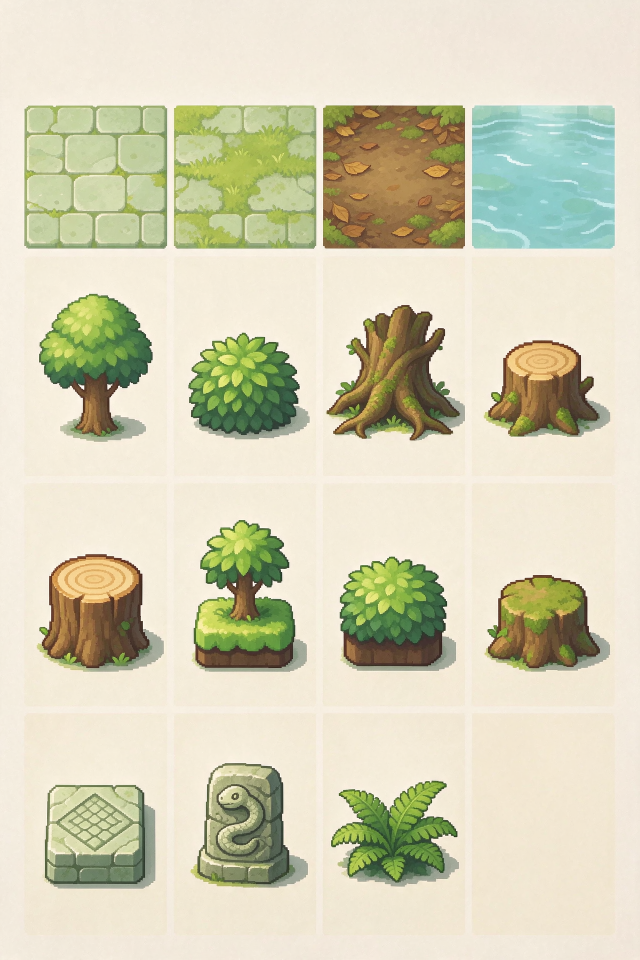
#> input picture ai/sweet_res_material/jungle_depths/out/jungle_depths_elements_a.png, 1280 x 1920 px (shown at 1/2 size)
$ python build_elements.py
#> lines starting #> are read from the running program, lines starting #| are printed output that depends on the picture; after the words box and inside, x2 and y2 are one past the last pixel; in counts of white or black regions, pixels touching at a corner belong together
"""Cut the 4x4 element sheet into game-size 40px assets.

Sheet: 1280x1920, 4 cols x 4 rows, each cell 320x480.
Row 1 = floors (40x40), rows 2-4 = props (40x60 canvas, base bottom-center).
Also cuts the 4x2 gate into 160x100.
"""

from pathlib import Path

import numpy as np
from PIL import Image
from scipy import ndimage

ROOT = Path(__file__).resolve().parents[1]
OUT = ROOT / "out"
ELEM = OUT / "elements"
ELEM.mkdir(parents=True, exist_ok=True)

BG = np.array([247, 241, 227], dtype=np.int16)
CELL_W, CELL_H = 320, 480
COLS, ROWS = 4, 4

FLOOR_NAMES = ["floor_stone", "floor_moss", "floor_earth", "floor_water"]
PROP_NAMES = [
    ["wall_tree", "wall_bush", "wall_root", "wall_stump"],
    ["brick_log", "brick_sapling", "brick_bush", "brick_stump"],
    ["brick_snake", "wall_snake_totem", "wall_fern", None],
]

PROP_W, PROP_H = 40, 60
OUTLINE = (47, 74, 40, 255)


def remove_bg(cell: Image.Image) -> Image.Image:
    """Remove cream background components that touch the cell border."""
    a = np.array(cell.convert("RGB")).astype(np.int16)
    near = (np.abs(a - BG).max(axis=2) <= 24)
    lbl, n = ndimage.label(near)
    if n == 0:
        return cell.convert("RGBA")
    border = set(lbl[0, :].tolist()) | set(lbl[-1, :].tolist())
    border |= set(lbl[:, 0].tolist()) | set(lbl[:, -1].tolist())
    border.discard(0)
    alpha = np.full(near.shape, 255, dtype=np.uint8)
    for i in border:
        alpha[lbl == i] = 0
    # drop cell-edge artifacts (panel dividers / shading seams)
    alpha[:3, :] = 0
    alpha[-3:, :] = 0
    alpha[:, :3] = 0
    alpha[:, -3:] = 0
    rgba = np.dstack([np.array(cell.convert("RGB")), alpha])
    return Image.fromarray(rgba, "RGBA")


def bleed_colors(im: Image.Image, steps: int = 4) -> Image.Image:
    """Push opaque colors into transparent pixels to avoid dark/cream fringes."""
    a = np.array(im).astype(np.float32)
    rgb, alpha = a[:, :, :3], a[:, :, 3]
    known = alpha > 0
    for _ in range(steps):
        acc = np.zeros_like(rgb)
        cnt = np.zeros(alpha.shape, dtype=np.float32)
        for dy, dx in ((-1, 0), (1, 0), (0, -1), (0, 1)):
            shifted_rgb = np.roll(np.roll(rgb, dy, axis=0), dx, axis=1)
            shifted_ok = np.roll(np.roll(known, dy, axis=0), dx, axis=1)
            acc += shifted_rgb * shifted_ok[:, :, None]
            cnt += shifted_ok
        fill = (~known) & (cnt > 0)
        rgb[fill] = acc[fill] / cnt[fill][:, None]
        known = known | fill
    return Image.fromarray(np.dstack([rgb, alpha]).astype(np.uint8), "RGBA")


def add_outline(im: Image.Image, color=OUTLINE) -> Image.Image:
    a = np.array(im)
    alpha = a[:, :, 3] > 0
    if not alpha.any():
        return im
    edge = alpha & ~ndimage.binary_erosion(alpha, iterations=1)
    a[edge] = color
    return Image.fromarray(a, "RGBA")


def keep_largest(im: Image.Image) -> Image.Image:
    """Keep only the biggest opaque blob, dropping panel-divider bands and specks."""
    a = np.array(im)
    mask = a[:, :, 3] > 0
    if not mask.any():
        return im
    lbl, n = ndimage.label(mask)
    if n <= 1:
        return im
    sizes = ndimage.sum(mask, lbl, range(1, n + 1))
    keep = int(np.argmax(sizes)) + 1
    a[:, :, 3] = np.where(lbl == keep, 255, 0)
    return Image.fromarray(a, "RGBA")


def fit_prop(im: Image.Image) -> Image.Image:
    """Scale prop to fit 40x56, bottom-center on a 40x60 canvas, 1px outline."""
    im = keep_largest(im)
    bbox = im.getbbox()
    if not bbox:
        return Image.new("RGBA", (PROP_W, PROP_H), (0, 0, 0, 0))
    im = im.crop(bbox)
    w, h = im.size
    scale = min((PROP_W - 2) / w, (PROP_H - 6) / h)
    nw, nh = max(1, round(w * scale)), max(1, round(h * scale))
    im = im.resize((nw, nh), Image.LANCZOS)
    # binarize alpha so the result stays pixel-crisp
    a = np.array(im)
    a[:, :, 3] = np.where(a[:, :, 3] >= 96, 255, 0)
    im = Image.fromarray(a, "RGBA")
    im = add_outline(im)
    canvas = Image.new("RGBA", (PROP_W, PROP_H), (0, 0, 0, 0))
    x = (PROP_W - nw) // 2
    y = PROP_H - nh
    canvas.alpha_composite(im, (x, y))
    return canvas


def cut_floor(cell: Image.Image) -> Image.Image:
    cell = cell.crop((0, 20, CELL_W, CELL_H))
    a = np.array(cell.convert("RGB")).astype(np.int16)
    mask = np.abs(a - BG).max(axis=2) > 24
    ys, xs = np.where(mask)
    if len(xs) == 0:
        raise SystemExit("empty floor cell")
    x0, x1, y0, y1 = xs.min(), xs.max() + 1, ys.min(), ys.max() + 1
    side = min(x1 - x0, y1 - y0)
    # crop the central 88% square to skip rounded corners / borders
    side = int(side * 0.88)
    cx, cy = (x0 + x1) // 2, (y0 + y1) // 2
    box = (cx - side // 2, cy - side // 2, cx + side // 2, cy + side // 2)
    tile = cell.crop(box).resize((40, 40), Image.LANCZOS)
    return tile.convert("RGB")


def main() -> None:
    sheet = Image.open(OUT / "jungle_depths_elements_a.png").convert("RGB")
#> sheet is the input picture: PIL image 1280x1920 RGB; mean R, G, B 212.7, 209.6, 182.7
    assert sheet.size == (COLS * CELL_W, ROWS * CELL_H), sheet.size

    for c, name in enumerate(FLOOR_NAMES):
        cell = sheet.crop((c * CELL_W, 0, (c + 1) * CELL_W, CELL_H))
        cut_floor(cell).save(ELEM / f"{name}.png")
        print("floor", name)
#> this loop made 4 passes
#> (x0 in cut_floor, x1 in cut_floor, y0 in cut_floor, side in cut_floor, cx in cut_floor, box in cut_floor) on passes 1 to 4: (48, 320, 191, 236, 184, (66, 207, 302, 443)), (0, 313, 191, 236, 156, (38, 207, 274, 443)), (6, 320, 190, 237, 163, (45, 207, 281, 443)), (0, 270, 191, 236, 135, (17, 207, 253, 443))
#> pass 1, in cut_floor, `mask = np.abs(a - BG).max(axis=2) > 24`:
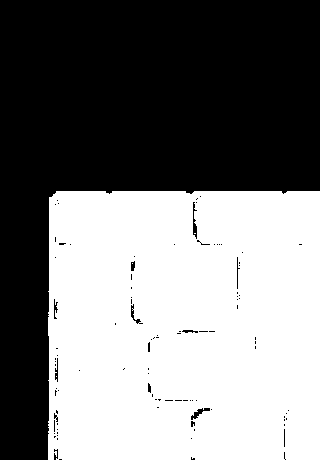
#> mask: shape (460, 320) bool; 49% white; 4 white regions (3 under 20 px), largest, box (x1, y1, x2, y2) and area: (48, 191, 320, 460) 72112

    for r, row in enumerate(PROP_NAMES, start=1):
        for c, name in enumerate(row):
            if name is None:
                continue
            cell = sheet.crop((c * CELL_W, r * CELL_H, (c + 1) * CELL_W, (r + 1) * CELL_H))
            prop = fit_prop(bleed_colors(remove_bg(cell)))
            prop.save(ELEM / f"{name}.png")
            print("prop ", name)
#> this loop made 3 passes
#> pass 1, in remove_bg, `lbl, n = ndimage.label(near)`:
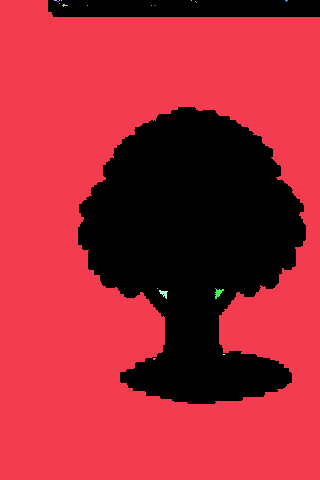
#> lbl: shape (480, 320) int32; 21 distinct labels, from 0 to 20; one colour per label, 0 black
#> pass 1, in remove_bg, `rgba = np.dstack([np.array(cell.convert("RGB")), alpha])`:
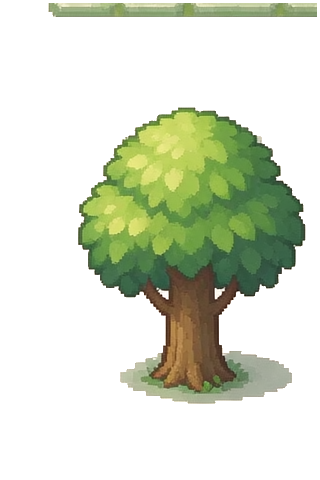
#> rgba: shape (480, 320, 4); mean R, G, B, A 208.6, 209.8, 180, 78.2; transparent parts drawn white

    gate = Image.open(OUT / "jungle_depths_gate_4x2.png").convert("RGB")
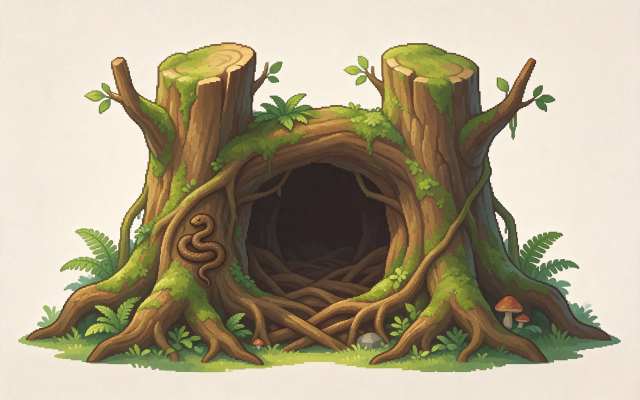
#> input picture ai/sweet_res_material/jungle_depths/out/jungle_depths_gate_4x2.png, 1280 x 800 px (shown at 1/2 size)
#> gate is the input picture: PIL image 1280x800 RGB; mean R, G, B 174.1, 164.2, 137.8
    g = bleed_colors(remove_bg(gate))
#> in remove_bg (call 12), `near = (np.abs(a - BG).max(axis=2) <= 24)`: near: shape (800, 1280) bool; 49.3% white; 40 white regions (36 under 20 px), largest, box (x1, y1, x2, y2) and area: (0, 0, 1280, 800) 503508, (260, 419, 288, 485) 653, (990, 424, 1016, 483) 545, (194, 519, 206, 522) 23
#> in remove_bg (call 12), `lbl, n = ndimage.label(near)`:
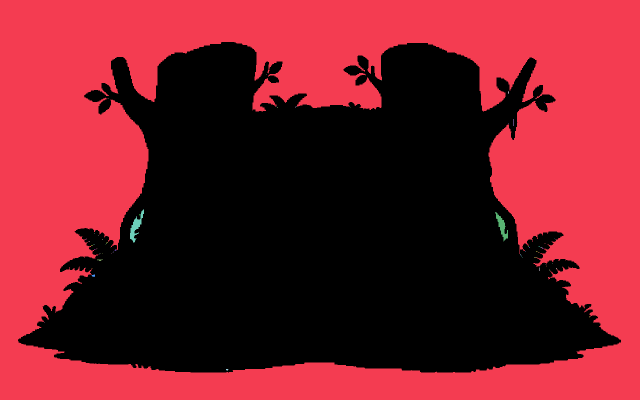
#> lbl: shape (800, 1280) int32 (shown at 1/2 size); 74 distinct labels, from 0 to 73; one colour per label, 0 black
#> in remove_bg (call 12), `lbl, n = ndimage.label(near)`: n = 73
#> the loop in remove_bg (call 12), `for i in border:` made 1 pass
#> after the loop in remove_bg (call 12), `for i in border:`: alpha: shape (800, 1280); 50.8% white; 1 black region, box (x1, y1, x2, y2) and area: (0, 0, 1280, 800) 503421
#> after the loop in bleed_colors (call 12), `for _ in range(steps):`: known: shape (800, 1280) bool; 53.1% white; 1 black region, box (x1, y1, x2, y2) and area: (0, 0, 1280, 800) 480174
    bbox = g.getbbox()
#> bbox = (36, 84, 1242, 745)
    g = g.crop(bbox)
    scale = min(158 / g.width, 96 / g.height)
#> scale = 0.131
    g = g.resize((max(1, round(g.width * scale)), max(1, round(g.height * scale))), Image.LANCZOS)
#> g: PIL image 158x87 RGBA
    a = np.array(g)
    a[:, :, 3] = np.where(a[:, :, 3] >= 96, 255, 0)
#> a: shape (87, 158, 4)
    g = add_outline(Image.fromarray(a, "RGBA"))
#> in add_outline (call 12), `alpha = a[:, :, 3] > 0`: alpha: shape (87, 158) bool; 66.1% white; 8 black regions (2 under 20 px), largest, box (x1, y1, x2, y2) and area: (108, 0, 158, 78) 1960, (0, 0, 50, 78) 1915, (59, 0, 101, 18) 466, (0, 79, 37, 87) 124, (123, 79, 158, 87) 122, (59, 84, 101, 87) 67
#> in add_outline (call 12), `edge = alpha & ~ndimage.binary_erosion(alpha, iterations=1)`: edge: shape (87, 158) bool; 4.8% white in thin lines or dots
#> in add_outline (call 12), `a[edge] = color`:
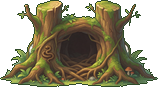
#> a: shape (87, 158, 4); mean R, G, B, A 75.4, 69.4, 42.8, 168.6; transparent parts drawn white
    canvas = Image.new("RGBA", (160, 100), (0, 0, 0, 0))
#> canvas: PIL image 160x100 RGBA; every value is 0
    canvas.alpha_composite(g, ((160 - g.width) // 2, 100 - g.height))
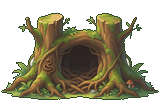
#> canvas: PIL image 160x100 RGBA; mean R, G, B, A 57.7, 52.7, 31.6, 144.9; transparent parts drawn white
    canvas.save(ELEM / "gate_ancient_tree.png")
    print("gate  gate_ancient_tree", g.size)
#| gate  gate_ancient_tree (158, 87)


if __name__ == "__main__":
    main()
